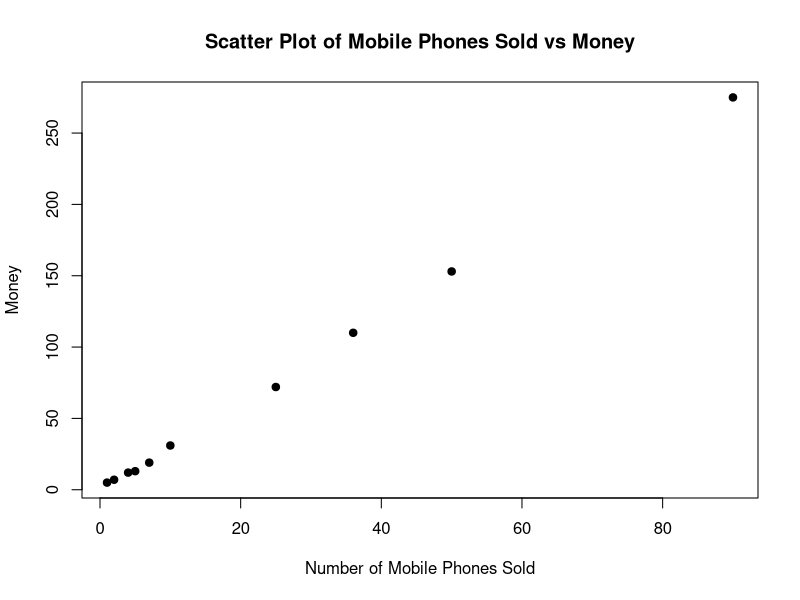

R code for this plot:
x <- c(4, 1, 5, 7, 10, 2, 50, 25, 90, 36)
y <- c(12, 5, 13, 19, 31, 7, 153, 72, 275, 110)

plot(x, y, xlab = "Number of Mobile Phones Sold", ylab = "Money", main = "Scatter Plot of Mobile Phones Sold vs Money", pch = 19)
